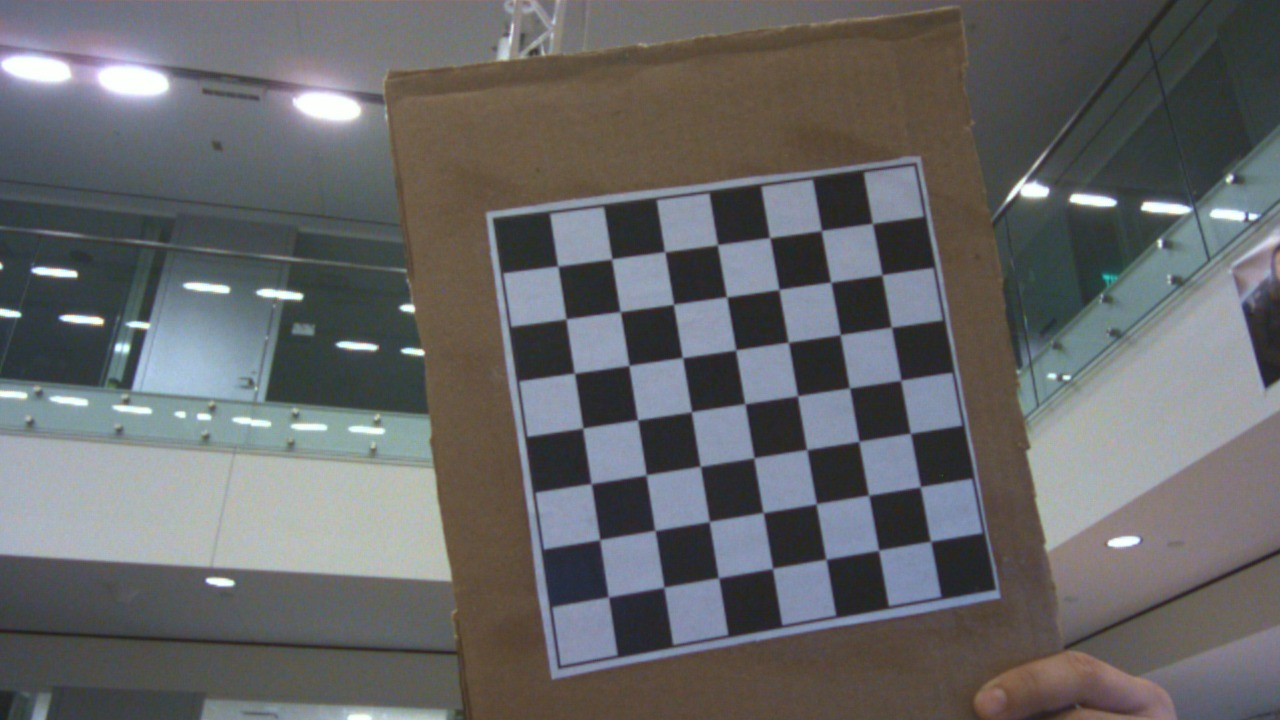
#> input picture pinhole_images/0.png, 1280 x 720 px; its folder holds only this picture in this run
$ jupyter execute --allow-errors Calibration.ipynb
#> lines starting #> are read from the running program, lines starting #| are printed output that depends on the picture; after the words box and inside, x2 and y2 are one past the last pixel; in counts of white or black regions, pixels touching at a corner belong together; long printed decimals are rounded
[cell 1]
import cv2 as cv
print("Current version of openCV=", cv.__version__)
import numpy as np
import os
import glob

[cell 2]
# termination criteria
criteria = (cv.TERM_CRITERIA_EPS + cv.TERM_CRITERIA_MAX_ITER, 30, 0.001)
# prepare object points, like (0,0,0), (1,0,0), (2,0,0) ....,(6,5,0)
points_per_row = 7
points_per_column = 7
objp = np.zeros((points_per_column*points_per_row,3), np.float32)
objp[:,:2] = np.mgrid[0:points_per_row,0:points_per_column].T.reshape(-1,2)
# Arrays to store object points and image points from all the images.
objpoints = [] # 3d point in real world space
imgpoints = [] # 2d points in image plane.
images = glob.glob('./pinhole_images/*.png')
for fname in images:
    img = cv.imread(fname)
#> img is the input picture: shape (720, 1280, 3); mean B, G, R 103.7, 102.8, 102
    gray = cv.cvtColor(img, cv.COLOR_BGR2GRAY)
    # Find the chess board corners
    ret, corners = cv.findChessboardCorners(gray, (points_per_row,points_per_column), None)
#> ret = True; corners = 49 rows, first 8: [872.3, 223.5], [882.2, 274.7], [891.2, 326.7], [900.6, 380.6], [910.4, 433.5], [920.1, 487], [930.9, 541.2], [821.6, 230.4]
    # If found, add object points, image points (after refining them)
    if ret == True:
        objpoints.append(objp)
        corners2 = cv.cornerSubPix(gray,corners, (11,11), (-1,-1), criteria)
#> corners2 = 49 rows, first 8: [872.4, 223.4], [881.9, 274.8], [891.4, 327.2], [900.7, 380.2], [910.4, 433.2], [920.3, 486.7], [930.5, 541.3], [821.3, 230.5]
        imgpoints.append(corners)
        # Draw and display the corners
        cv.drawChessboardCorners(img, (points_per_row,points_per_column), corners2, ret)
#> img: shape (720, 1280, 3); 1.79% of pixels changed, all inside (x1, y1, x2, y2) = (552, 217, 938, 604)
        cv.imshow('img', img)
        cv.waitKey(500)
cv.destroyAllWindows()

[cell 3]
ret, mtx, dist, rvecs, tvecs = cv.calibrateCamera(objpoints, imgpoints, gray.shape[::-1], None, None)
#> ret = 0.22; mtx = [[1196.4, 0, 546.5], [0, 1175.6, 301.2], [0, 0, 1]]; dist = [[0.285, -2.17, -0.00327, -0.0189, 7.01]]; rvecs = ([-0.175, 0.00568, 1.42],); tvecs = ([6.11, -1.47, 22.36],)
print("ret: ", ret)
#| ret:  0.22
print("K matrix: ", mtx)
#| K matrix:  [[1.19641671e+03 0.00000000e+00 5.46493552e+02]
#|  [0.00000000e+00 1.17561072e+03 3.01238588e+02]
#|  [0.00000000e+00 0.00000000e+00 1.00000000e+00]]
print("D distortions: ", dist)
#| D distortions:  [[ 2.84802329e-01 -2.16843185e+00 -3.27354281e-03 -1.88934880e-02
#|    7.00896133e+00]]
#print("rotation vecs: ", rvecs)
print("translation vecs: ", tvecs)
#| translation vecs:  (array([[ 6.106],
#|        [-1.470],
#|        [22.357]]),)

[cell 4]
#img_dir = 'pinhole_images/'
img_dir = 'fisheye_images/'
img_name  = '1.png'
dst_dir = 'calibration_results/'
img = cv.imread(img_dir + img_name)
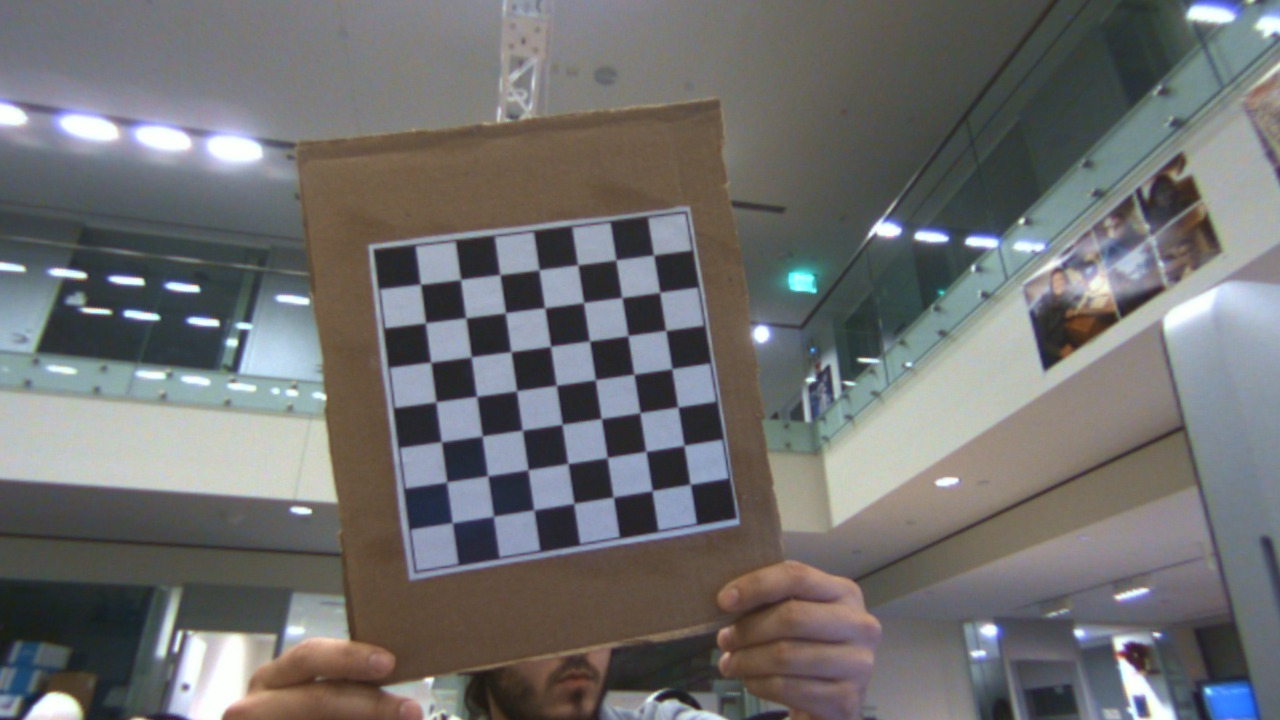
#> input picture fisheye_images/1.png, 1280 x 720 px
#> img is the input picture: shape (720, 1280, 3); mean B, G, R 111.3, 111.5, 111.4
h,  w = img.shape[:2]
newcameramtx, roi = cv.getOptimalNewCameraMatrix(mtx, dist, (w,h), 0, (w,h))
#> newcameramtx = [[1452.1, 0, 606], [0, 1487, 323], [0, 0, 1]]; roi = (0, 0, 1279, 719)
# undistort
dst = cv.undistort(img, mtx, dist, None, newcameramtx)
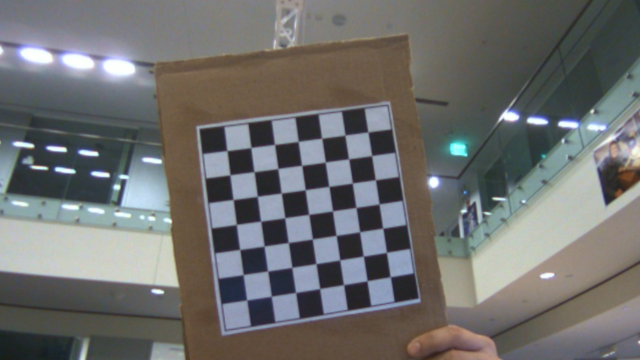
#> dst: shape (720, 1280, 3) (shown at 1/2 size); mean B, G, R 109.8, 110.7, 110.3
# crop the image
x, y, w, h = roi
#> x = 0; y = 0; w = 1279; h = 719
dst = dst[y:y+h, x:x+w]
#> dst: shape (719, 1279, 3)
cv.imwrite(dst_dir+img_dir+img_name, dst)
#> Out = True

## Fisheye camera calibration

[cell 5]
# termination criteria
subpix_criteria = (cv.TERM_CRITERIA_EPS + cv.TERM_CRITERIA_MAX_ITER, 30, 0.001)
calibration_flags = (cv.fisheye.CALIB_RECOMPUTE_EXTRINSIC,cv.fisheye.CALIB_CHECK_COND+
                    cv.fisheye.CALIB_FIX_SKEW)
# prepare object points, like (0,0,0), (1,0,0), (2,0,0) ....,(6,5,0)
points_per_row = 7
points_per_column = 7

objp = np.zeros((points_per_column*points_per_row,3), np.float32)
objp[:,:2] = np.mgrid[0:points_per_row,0:points_per_column].T.reshape(-1,2)
# Arrays to store object points and image points from all the images.
objpoints = [] # 3d point in real world space
imgpoints = [] # 2d points in image plane.
images = glob.glob('./fisheye_images/*.png')
for fname in images:
    img = cv.imread(fname)
    gray = cv.cvtColor(img, cv.COLOR_BGR2GRAY)
    # Find the chess board corners
    ret, corners = cv.findChessboardCorners(gray,
                                            (points_per_row,points_per_column),
                                            cv.CALIB_CB_ADAPTIVE_THRESH+cv.CALIB_CB_FAST_CHECK+cv.CALIB_CB_NORMALIZE_IMAGE)
#> ret = True; corners = 49 rows, first 8: [653.5, 255.1], [660, 292.1], [665.9, 330.5], [672.2, 368.6], [674, 404], [681, 449], [686, 482], [616.3, 259.7]
    # If found, add object points, image points (after refining them)
    if ret == True:
        objpoints.append(objp)
        corners2 = cv.cornerSubPix(gray,corners, (11,11), (-1,-1), subpix_criteria)
#> corners2 = 49 rows, first 8: [653.6, 255], [659.7, 292.3], [665.7, 330.4], [671.8, 368.7], [677.8, 406.9], [683.9, 445.3], [690.2, 484.2], [615.8, 259.9]
        imgpoints.append(corners)
        # Draw and display the corners
        cv.drawChessboardCorners(img, (points_per_row,points_per_column), corners2, ret)
#> img: shape (720, 1280, 3); 1.41% of pixels changed, all inside (x1, y1, x2, y2) = (414, 249, 697, 530)
        cv.imshow('img', img)
        cv.waitKey(500)

[cell 6]
N_OK = len(objpoints)
objpoints=np.array(objpoints, dtype=np.float64)
objpoints = np.reshape(objpoints, (N_OK, 1, points_per_row*points_per_column, 3))
K = np.zeros((3, 3))
D = np.zeros((4, 1))
rvecs = [np.zeros((1, 1, 3), dtype=np.float64) for i in range(N_OK)]
tvecs = [np.zeros((1, 1, 3), dtype=np.float64) for i in range(N_OK)]
cv.destroyAllWindows()

[cell 7]
print("K before: ", K)
calibration_flags = cv.fisheye.CALIB_RECOMPUTE_EXTRINSIC+cv.fisheye.CALIB_CHECK_COND+cv.fisheye.CALIB_FIX_SKEW
rms, _, _, _, _ = \
cv.fisheye.calibrate(objpoints,
                        imgpoints,
                        gray.shape[::-1],
                        K,
                        D,
                        rvecs,
                        tvecs,
                        calibration_flags,
                        (cv.TERM_CRITERIA_EPS+cv.TERM_CRITERIA_MAX_ITER, 30, 1e-6))
#> rms = 1.55
print("Found " + str(N_OK) + " valid images for calibration")
print("K=np.array(" + str(K.tolist()) + ")")

print("D=np.array(" + str(D.tolist()) + ")")

[cell 8]
img = cv.imread('./fisheye_images/1.png')
h,  w = img.shape[:2]
print(h, w)
#| 720 1280
#newcameramtx, roi = cv.getOptimalNewCameraMatrix(K, D, (h, w), 0, (h, w))
#print('optimal new camera matris: ', newcameramtx, roi)
mapx, mapy = cv.fisheye.initUndistortRectifyMap(K, D, np.eye(3), K, (w,h), cv.CV_16SC2)
# undistort
#> (the rest of this cell did not finish here and is left out)

[cell 9]
img = cv.imread('./fisheye_images/1.png')
h,w = img.shape[:2]
#> (the rest of this cell did not finish here and is left out)

[cell 10]
print("K: ", K)
print("D: ", D)
print("eye: ", np.eye(3))
data_dir = './fisheye_images/'
filename = "{}.png"
dst_dir = './calibration_results/fisheye_images/'
#> (the rest of this cell did not finish here and is left out)

[cell 11]
#Fisheye calibration

N_OK = len(objpoints)
objpointsL=np.array(objpoints, dtype=np.float64)
objpointsL = np.reshape(objpointsL, (N_OK, 1, points_per_row*points_per_column, 3))
KL = np.zeros((3, 3))
DL = np.zeros((4, 1))
rvecsL = [np.zeros((1, 1, 3), dtype=np.float64) for i in range(N_OK)]
tvecsL = [np.zeros((1, 1, 3), dtype=np.float64) for i in range(N_OK)]
calibration_flags = cv.fisheye.CALIB_RECOMPUTE_EXTRINSIC
#> (the rest of this cell did not finish here and is left out)

## Stereo

[cell 12]
left_calibration_path = './calibration_results/fisheye_images/{}.png'
right_calibration_path = './calibration_results/pinhole_images/{}.png'

[cell 13]
# termination criteria
criteria = (cv.TERM_CRITERIA_EPS + cv.TERM_CRITERIA_MAX_ITER, 30, 0.001)
# prepare object points, like (0,0,0), (1,0,0), (2,0,0) ....,(6,5,0)
points_per_row = 7
points_per_column = 7
objp = np.zeros((points_per_column*points_per_row,3), np.float32)
objp[:,:2] = np.mgrid[0:points_per_row,0:points_per_column].T.reshape(-1,2)
# Arrays to store object points and image points from all the images.
objpoints = [] # 3d point in real world space
imgpointsL = [] # 2d points in Right image plane.
imgpointsR = [] # 2d points in Left image plane.
imagesR = glob.glob('./calibration_results/pinhole_images/*.png')
imagesL = glob.glob('./calibration_results/fisheye_images/*.png')
for img_id in range(len(imagesR)):
    fnameL = left_calibration_path.format(img_id)
    fnameR = right_calibration_path.format(img_id)
    imgL = cv.imread(fnameL)
    imgR = cv.imread(fnameR)
    grayL = cv.cvtColor(imgL, cv.COLOR_BGR2GRAY)
    grayR = cv.cvtColor(imgR, cv.COLOR_BGR2GRAY)
    # Find the chess board corners
    retL, cornersL = cv.findChessboardCorners(grayL, (points_per_row,points_per_column), None)
#> retL = True; cornersL = 49 rows, first 8: [872.3, 223.5], [882.2, 274.7], [891.2, 326.7], [900.6, 380.6], [910.4, 433.5], [920.1, 487], [930.9, 541.2], [821.6, 230.4]
    retR, cornersR = cv.findChessboardCorners(grayR, (points_per_row,points_per_column), None)
#> retR = True; cornersR has the same summary as cornersL
    # If found on both, add object points, image points (after refining them)
    if retL == True and retR == True:
        objpoints.append(objp)
        corners2L = cv.cornerSubPix(grayL,cornersL, (11,11), (-1,-1), criteria)
#> corners2L = 49 rows, first 8: [872.4, 223.4], [881.9, 274.8], [891.4, 327.2], [900.7, 380.2], [910.4, 433.2], [920.3, 486.7], [930.5, 541.3], [821.3, 230.5]
        corners2R = cv.cornerSubPix(grayR,cornersR, (11,11), (-1,-1), criteria)
#> corners2R has the same summary as corners2L
        imgpointsL.append(cornersL)
        imgpointsR.append(cornersR)
        # Draw and display the corners
        cv.drawChessboardCorners(imgL, (points_per_row,points_per_column), corners2L, retL)
        cv.drawChessboardCorners(imgR, (points_per_row,points_per_column), corners2R, retR)
        cv.imshow('img', imgL)
        cv.waitKey(500)
        cv.imshow('img', imgR)
        cv.waitKey(500)
cv.destroyAllWindows()

## Store undistorted images

[cell 14]
#pinhole Right camera calibration
#print(objpoints)
ret, KR, DR, rvecsR, tvecsR = cv.calibrateCamera(objpoints, imgpointsR, grayR.shape[::-1], None, None)
#> ret = 0.22; KR has the same summary as mtx; DR = [[0.285, -2.17, -0.00327, -0.0189, 7.01]]; rvecsR = ([-0.175, 0.00568, 1.42],); tvecsR = ([6.11, -1.47, 22.36],)
print("Right camera calibration\n")
print("ret: ", ret)
#| ret:  0.22
print("K matrix: ", KR)
#| K matrix:  [[1.19641671e+03 0.00000000e+00 5.46493552e+02]
#|  [0.00000000e+00 1.17561072e+03 3.01238588e+02]
#|  [0.00000000e+00 0.00000000e+00 1.00000000e+00]]
print("D distortions: ", DR)
#| D distortions:  [[ 2.84802329e-01 -2.16843185e+00 -3.27354281e-03 -1.88934880e-02
#|    7.00896133e+00]]
#print("rotation vecs: ", rvecsR)
print("translation vecs: ", tvecsR)
#| translation vecs:  (array([[ 6.106],
#|        [-1.470],
#|        [22.357]]),)
#pinhole Left camera calibration
#print(objpoints)
ret, KL, DL, rvecsL, tvecsL = cv.calibrateCamera(objpoints, imgpointsL, grayL.shape[::-1], None, None)
#> KL has the same summary as mtx; DL = [[0.285, -2.17, -0.00327, -0.0189, 7.01]]; rvecsL = ([-0.175, 0.00568, 1.42],); tvecsL = ([6.11, -1.47, 22.36],)
print("Left camera calibration\n")
print("ret: ", ret)
#| ret:  0.22
print("K matrix: ", KL)
#| K matrix:  [[1.19641671e+03 0.00000000e+00 5.46493552e+02]
#|  [0.00000000e+00 1.17561072e+03 3.01238588e+02]
#|  [0.00000000e+00 0.00000000e+00 1.00000000e+00]]
print("D distortions: ", DL)
#| D distortions:  [[ 2.84802329e-01 -2.16843185e+00 -3.27354281e-03 -1.88934880e-02
#|    7.00896133e+00]]
#print("rotation vecs: ", rvecsR)
print("translation vecs: ", tvecsL)
#| translation vecs:  (array([[ 6.106],
#|        [-1.470],
#|        [22.357]]),)

[cell 15]
#img_dir = 'pinhole_images/'
img_dirL = 'fisheye_images/'
img_dirR = "pinhole_images/"
img_name  = '{}.png'
dst_dir = 'calibration_results/'
#get image size
img = cv.imread(left_calibration_path.format(img_id))
img_size = img.shape[:2]
h,  w = img.shape[:2]
width, height = img_size
for img_id in range(len(imagesR)):
    imgL = cv.imread(img_dirL + img_name.format(img_id))
    imgR = cv.imread(img_dirR + img_name.format(img_id))
    newcameramtxL, roiL = cv.getOptimalNewCameraMatrix(KL, DL, (w,h), 0, (w,h))
#> newcameramtxL = [[1452.1, 0, 606], [0, 1487, 323], [0, 0, 1]]; roiL = (0, 0, 1279, 719)
    newcameramtxR, roiR = cv.getOptimalNewCameraMatrix(KR, DR, (w,h), 0, (w,h))
#> newcameramtxR = [[1452.1, 0, 606], [0, 1487, 323], [0, 0, 1]]; roiR = (0, 0, 1279, 719)
    # undistort
    dstL = cv.undistort(imgL, KL, DL, None, newcameramtxL)
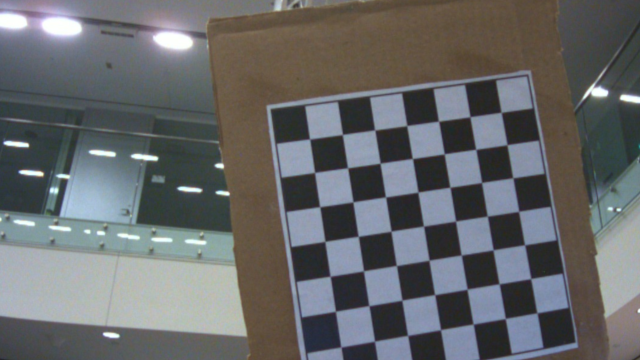
#> dstL: shape (720, 1280, 3) (shown at 1/2 size); mean B, G, R 105.9, 104.5, 102.8
    dstR = cv.undistort(imgR, KR, DR, None, newcameramtxR)
    # crop the images
    #crop right
    x, y, w, h = roiL
#> w = 1279; h = 719
    dstL = dstL[y:y+h, x:x+w]
#> dstL: shape (719, 1279, 3)
    cv.imwrite(dst_dir+img_dirL+img_name.format(img_id), dstL)
    #crop left
    x, y, w, h = roiR
    dstR = dstR[y:y+h, x:x+w]
    cv.imwrite(dst_dir+img_dirR+img_name.format(img_id), dstR)

[cell 16]
cv.destroyAllWindows()

## Perform image rectification

[cell 17]
img = cv.imread(left_calibration_path.format(img_id))
width, height = img.shape[:-1]
R = None
T = None
E = None
F = None
stereocalib_criteria = (cv.TERM_CRITERIA_MAX_ITER + cv.TERM_CRITERIA_EPS, 100, 1e-5)
stereocalib_flags = cv.CALIB_FIX_ASPECT_RATIO | cv.CALIB_ZERO_TANGENT_DIST | cv.CALIB_SAME_FOCAL_LENGTH | cv.CALIB_RATIONAL_MODEL | cv.CALIB_FIX_K3 | cv.CALIB_FIX_K4 | cv.CALIB_FIX_K5
print(width, height)
#| 720 1280
retval, KL, DL, KR, DR, R, T, E, F = \
 cv.stereoCalibrate(objpoints, imgpointsL, imgpointsR,
                                #imageSize = (width, height),
                                imageSize = (height, width),
                                cameraMatrix1 = None,
                                distCoeffs1 = None,
                                cameraMatrix2 = None,
                                distCoeffs2 = None,
                                R=R,
                                T=T,
                                E=E,
                                F=F,
                                #flags=cv.CALIB_FIX_INTRINSIC
                                flags=stereocalib_flags,
                                criteria=stereocalib_criteria
                   )
#> retval = 0.275; KL = [[1141.9, 0, 636], [0, 1141.9, 351.3], [0, 0, 1]]; KR = [[1141.9, 0, 636], [0, 1141.9, 351.3], [0, 0, 1]]; R = [[1, 1.68e-10, -2.7e-11], [-1.68e-10, 1, -4.72e-11], [2.7e-11, 4.72e-11, 1]]; T = [-4.35e-10, -8.3e-10, 1.32e-08]; E = [[2.19e-18, -1.32e-08, -8.3e-10], [1.32e-08, 2.23e-18, 4.35e-10], [8.3e-10, -4.35e-10, -1.85e-21]]; F = [[1.53e-06, -9177.7, 2564099.1], [9177.7, 1.56e-06, -5491065], [-2564099.1, 5491065, 1]]

[cell 18]
print(retval)
#| 0.2752
print("cameraM1: \n", KL)
#| cameraM1:
#|  [[1.14193468e+03 0.00000000e+00 6.36009720e+02]
#|  [0.00000000e+00 1.14193468e+03 3.51320457e+02]
#|  [0.00000000e+00 0.00000000e+00 1.00000000e+00]]
print("distCoeffs1: \n", DL)
#| distCoeffs1:
#|  [[  0.1951  -2.971   0.           0.           0.
#|     0.           0.         -14.326   0.           0.
#|     0.           0.           0.           0.        ]]
print("cameraM2: \n", KR)
#| cameraM2:
#|  [[1.14193468e+03 0.00000000e+00 6.36009720e+02]
#|  [0.00000000e+00 1.14193468e+03 3.51320457e+02]
#|  [0.00000000e+00 0.00000000e+00 1.00000000e+00]]
print("distCoeffs2: \n", DR)
#| distCoeffs2:
#|  [[  0.1951  -2.971   0.           0.           0.
#|     0.           0.         -14.326   0.           0.
#|     0.           0.           0.           0.        ]]
print("R: ", R)
#| R:  [[ 1.00000000e+00  1.68078813e-10 -2.69679365e-11]
#|  [-1.68078813e-10  1.00000000e+00 -4.72040365e-11]
#|  [ 2.69679365e-11  4.72040365e-11  1.00000000e+00]]
print("T: ", T)
#| T:  [[-4.34823644e-10]
#|  [-8.29638527e-10]
#|  [ 1.31699751e-08]]
print("E: ", E)
#| E:  [[ 2.19122015e-18 -1.31699751e-08 -8.29638526e-10]
#|  [ 1.31699751e-08  2.23411922e-18  4.34823644e-10]
#|  [ 8.29638527e-10 -4.34823644e-10 -1.84820797e-21]]
print("F: ", F)
#| F:  [[ 1.52698002e-06 -9.17766699e+03  2.56409913e+06]
#|  [ 9.17766699e+03  1.55687479e-06 -5.49106497e+06]
#|  [-2.56409913e+06  5.49106497e+06  1.00000000e+00]]

[cell 19]
img_id = 1

imgL = cv.imread('./calibration_results/fisheye_images/{}.png'.format(img_id))
imgR = cv.imread('./calibration_results/pinhole_images/{}.png'.format(img_id))
img_size = imgL.shape[:2]
alpha = 0 ### =0 crop, =1 keep dimensions
print(img_size)
#| (720, 1280)

RL = np.zeros(shape=(3,3))
RR = np.zeros(shape=(3,3))
PL = np.zeros(shape=(3,4))
PR = np.zeros(shape=(3,4))

"""out = cv.stereoRectify(KL, DL, KR, DR, (width, height), R=R, T=T,
                       R1=RL, R2=RR, P1=PL, P2=PR,
                      Q=None, flags=cv.CALIB_ZERO_DISPARITY, alpha=alpha, newImageSize=(0,0))
"""
RL, RR, PL, PR, Q, roiL, roiR = cv.stereoRectify(KL, DL, KR, DR, (width, height), R=R, T=T, alpha=alpha)
#> RL = [[0.999, -0.0329, 0.0309], [0.0329, 0.0628, -0.997], [0.0309, 0.997, 0.0639]]; RR has the same summary as RL; PL = [[104.3, 0, 831.8, 0], [0, 104.3, 7548.2, 0], [0, 0, 1, 0]]; PR = [[104.3, 0, 831.8, 0], [0, 104.3, 7548.2, -1.38e-06], [0, 0, 1, 0]]; Q = [[1, 0, 0, -831.8], [0, 1, 0, -7548.2], [0, 0, 0, 104.3], [0, 0, 75738970.2, 0]]; roiL = (0, 0, 0, 0); roiR = (0, 0, 0, 0)

[cell 20]
print("RL: \n", RL)
#| RL:
#|  [[ 0.999 -0.03293   0.03091]
#|  [ 0.03293   0.06284 -0.9975]
#|  [ 0.03091  0.9975  0.06386]]
print("RR: \n", RR)
#| RR:
#|  [[ 0.999 -0.03293   0.03091]
#|  [ 0.03293   0.06284 -0.9975]
#|  [ 0.03091  0.9975  0.06386]]
print("PL: \n", PL)
#| PL:
#|  [[1.04260063e+02 0.00000000e+00 8.31794540e+02 0.00000000e+00]
#|  [0.00000000e+00 1.04260063e+02 7.54822725e+03 0.00000000e+00]
#|  [0.00000000e+00 0.00000000e+00 1.00000000e+00 0.00000000e+00]]
print("RR: \n", PR)
#| RR:
#|  [[ 1.04260063e+02  0.00000000e+00  8.31794540e+02  0.00000000e+00]
#|  [ 0.00000000e+00  1.04260063e+02  7.54822725e+03 -1.37657090e-06]
#|  [ 0.00000000e+00  0.00000000e+00  1.00000000e+00  0.00000000e+00]]
print("Q: ", Q)
#| Q:  [[ 1.00000000e+00  0.00000000e+00  0.00000000e+00 -8.31794540e+02]
#|  [ 0.00000000e+00  1.00000000e+00  0.00000000e+00 -7.54822725e+03]
#|  [ 0.00000000e+00  0.00000000e+00  0.00000000e+00  1.04260063e+02]
#|  [ 0.00000000e+00  0.00000000e+00  7.57389702e+07 -0.00000000e+00]]
print("roiL: \n", roiL)
#| roiL:
#|  (0, 0, 0, 0)
print("roiR: \n", roiR)
#| roiR:
#|  (0, 0, 0, 0)

[cell 21]
print("Applying Undistort\n")
map1x, map1y = cv.initUndistortRectifyMap(KL, DL, RL, PL, (width, height), cv.CV_32FC1)
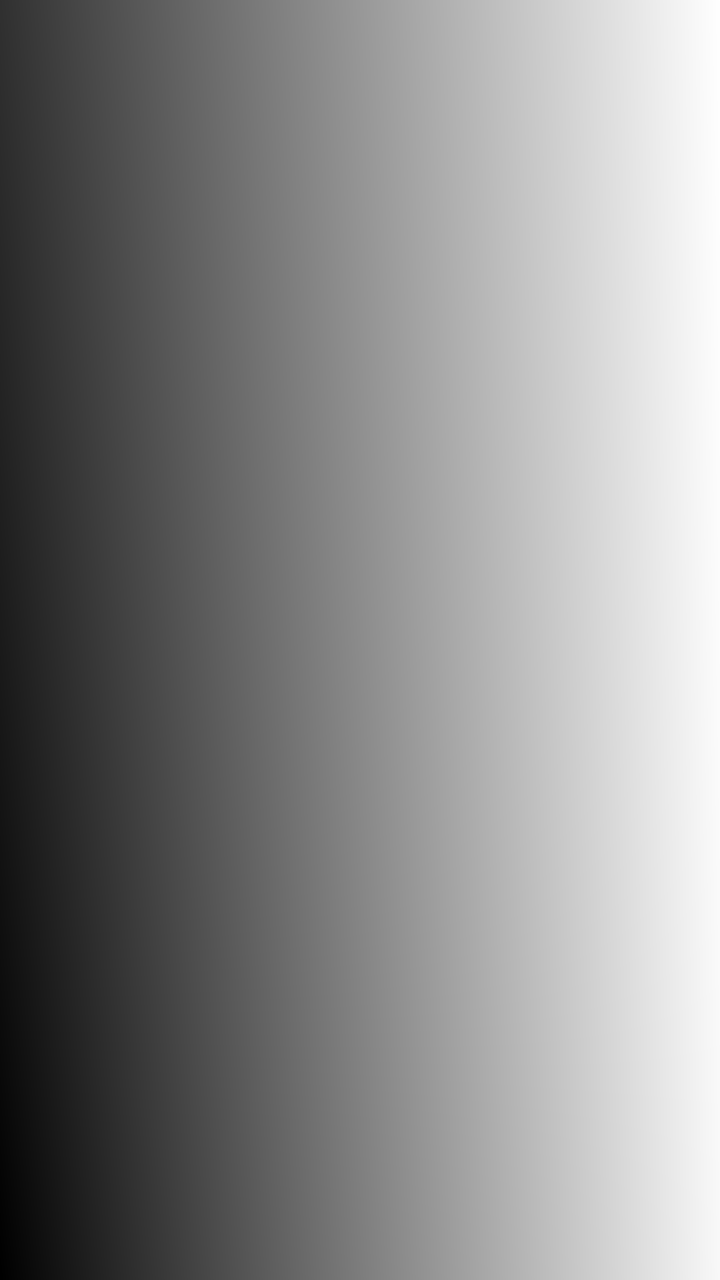
#> map1x: shape (1280, 720) float32; min 445.9, max 581.7, mean 520; drawn with min black and max white
map2x, map2y = cv.initUndistortRectifyMap(KR, DR, RR, PR, (width, height), cv.CV_32FC1)
#> (the rest of the program and of its run is left out)
